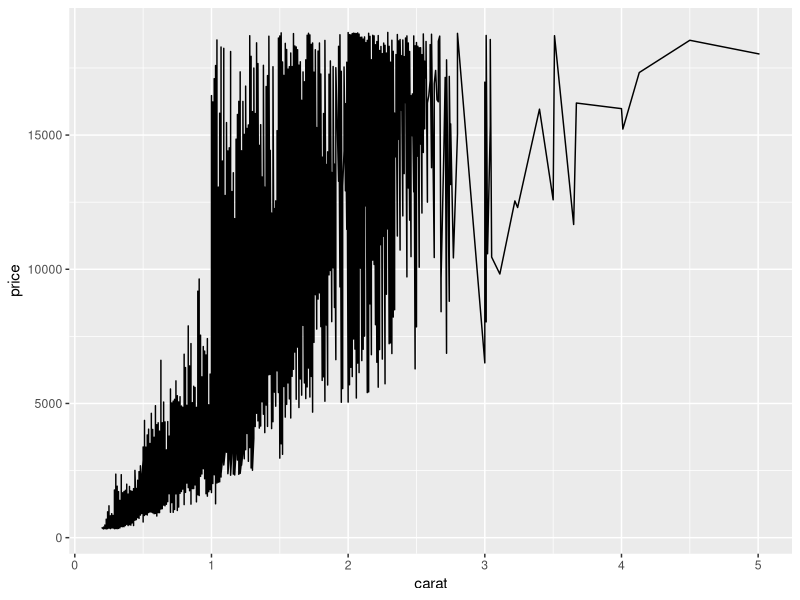

This chart was generated by the following R code:
## ---- chunk 1
diamonds_df <- ggplot2::diamonds
ggplot2::ggplot(data = diamonds_df, 
                ggplot2::aes(x = carat,
                             y = price)) +
  ggplot2::geom_line()
